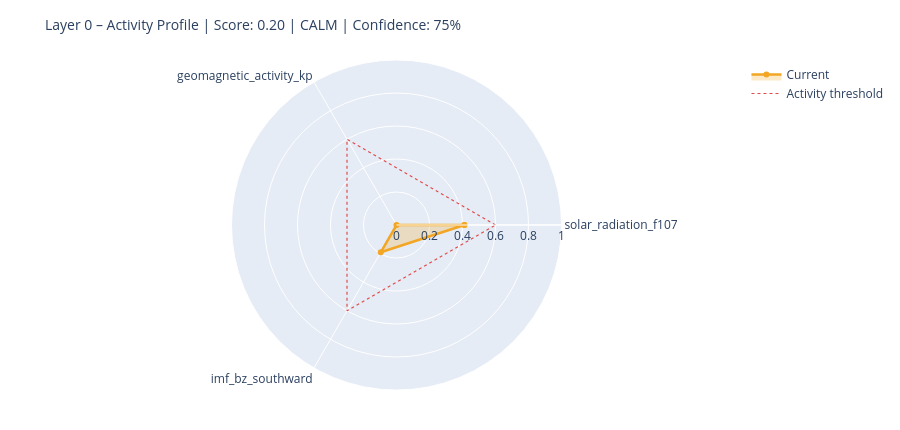

The notebook cell saved with this chart:
### Markdown cell above
---
## 6. State Assessment & Handoff to Layer 1

### Code cell
# ============================================================
# STEP 1 – Collect raw values with source modes
# Mode: 'primary' | 'fallback_3h' | 'last_valid' | 'missing'
# ============================================================

def safe_last(df, col):
    if df is None or col not in df.columns: return None
    s = df[col].dropna()
    return float(s.iloc[-1]) if not s.empty else None

f107_now = safe_last(df_f107, 'f10.7')
bz_now   = safe_last(df_mag,  'bz_gsm')
kp_now   = safe_last(df_kp,   'kp')
sw_now   = safe_last(df_sw,   'speed')

source_modes = {
    'F10.7':    'primary'  if f107_now is not None else 'missing',
    'Kp':       'primary'  if kp_now   is not None else 'missing',
    'IMF_Bz':   'primary'  if bz_now   is not None else 'missing',
    'SW_speed': 'primary'  if sw_now   is not None else 'missing',
}

# Kp Fallback – 3h endpoint
if kp_now is None:
    try:
        r = requests.get(
            'https://services.swpc.noaa.gov/json/noaa-planetary-k-index.json',
            timeout=10)
        r.raise_for_status()
        fb = pd.DataFrame(r.json())
        tc = next((c for c in fb.columns if 'time' in c.lower()), fb.columns[0])
        kc = next((c for c in fb.columns if 'kp' in c.lower() and c != tc), None)
        if kc:
            fb[kc] = fb[kc].astype(str).str.extract(r'([0-9]+(?:\.[0-9]*)?)')[0]
            fb[kc] = pd.to_numeric(fb[kc], errors='coerce')
            fb = fb[fb[kc] >= 0].dropna(subset=[kc])
            if not fb.empty:
                kp_now = float(fb[kc].iloc[-1])
                source_modes['Kp'] = 'fallback_3h'
                print(f'  Kp fallback (3h): {kp_now:.1f}')
    except Exception as e:
        print(f'  Kp fallback failed: {e}')

# Solar Wind Fallback – last valid value
if sw_now is None and df_sw is not None and 'speed' in df_sw.columns:
    s = df_sw['speed'].dropna()
    if not s.empty:
        sw_now = float(s.iloc[-1])
        source_modes['SW_speed'] = 'last_valid'
        print(f'  SW fallback (last_valid): {sw_now:.0f} km/s')

print()
print('Source modes:', source_modes)

# ============================================================
# STEP 2 – Score from available components only
# ============================================================

def norm(v, lo, hi):
    if v is None: return None
    return max(0.0, min(1.0, (v - lo) / (hi - lo)))

COMPONENTS = {
    'solar_radiation_f107':    (f107_now, norm(f107_now, 60, 250)),
    'geomagnetic_activity_kp': (kp_now,   norm(kp_now,   0,   9)),
    'imf_bz_southward':        (bz_now,   norm(-(bz_now or 0) if bz_now else None, -5, 30)
                                           if bz_now is not None else None),
    'solar_wind_speed':        (sw_now,   norm(sw_now, 300, 800)),
}

available   = {k: v[1] for k, v in COMPONENTS.items() if v[1] is not None}
unavailable = [k for k, v in COMPONENTS.items() if v[1] is None]

layer0_score = round(sum(available.values()) / len(available), 4) if available else None
confidence   = round(len(available) / len(COMPONENTS), 2)

level = ('unknown'  if layer0_score is None
         else 'calm'     if layer0_score < 0.3
         else 'moderate' if layer0_score < 0.6
         else 'active')

# ============================================================
# STEP 3 – Dominant Driver
# ============================================================

def dominant_driver(kp, f107, bz, sw):
    candidates = []
    if kp   is not None and kp   >= 4:   candidates.append(('geomagnetic',    kp / 9))
    if sw   is not None and sw   >= 500:  candidates.append(('solar_wind',     sw / 800))
    if bz   is not None and bz   <= -5:   candidates.append(('imf_southward',  abs(bz) / 30))
    if f107 is not None and f107 >= 150:  candidates.append(('solar_radiation',f107 / 250))
    return max(candidates, key=lambda x: x[1])[0] if candidates else 'none'

driver = dominant_driver(kp_now, f107_now, bz_now, sw_now)

# ============================================================
# STEP 4 – Downstream expectations
# ============================================================

def downstream_expectation(driver, score, kp, bz, f107):
    exp = {
        'magnetosphere':        'calm',
        'ionosphere':           'calm',
        'schumann_resonance':   'unchanged',
        'lithosphere_currents': 'low',
    }
    if driver == 'geomagnetic' or (kp and kp >= 5):
        exp['magnetosphere']        = 'compressed / storm'
        exp['ionosphere']           = 'elevated disturbance (TEC variability)'
        exp['schumann_resonance']   = 'elevated amplitude possible'
        exp['lithosphere_currents'] = 'elevated induction currents'
    elif driver == 'imf_southward' or (bz and bz <= -5):
        exp['magnetosphere']        = 'energy coupling active'
        exp['ionosphere']           = 'elevated electron density possible'
        exp['schumann_resonance']   = 'slight modulation possible'
    elif driver == 'solar_radiation' or (f107 and f107 >= 150):
        exp['ionosphere']           = 'elevated ionization (F-layer)'
        exp['schumann_resonance']   = 'slightly elevated background activity'
    return exp

downstream = downstream_expectation(driver, layer0_score, kp_now, bz_now, f107_now)

# ============================================================
# CONSOLE OUTPUT
# ============================================================

W = 58
print('=' * W)
print('LAYER 0 – STATE ASSESSMENT')
print('=' * W)
for name, (raw_v, score_v) in COMPONENTS.items():
    if score_v is not None:
        bar = '█' * int(score_v * 20) + '░' * (20 - int(score_v * 20))
        print(f'  {name:<35}  {bar}  {score_v:.2f}')
    else:
        print(f'  {name:<35}  {"─" * 20}  n/a')
print('-' * W)
print(f'  Score ({len(available)}/{len(COMPONENTS)} components):  {layer0_score:.3f}')
print(f'  Confidence:         {confidence:.0%}')
print(f'  Level:              {level.upper()}')
print(f'  Dominant Driver:    {driver}')

# Radar chart
cats = list(available.keys())
vals = list(available.values())
if len(cats) >= 3:
    fig = go.Figure()
    fig.add_trace(go.Scatterpolar(
        r=vals + [vals[0]], theta=cats + [cats[0]],
        fill='toself', fillcolor='rgba(242,166,35,0.25)',
        line=dict(color='#F2A623', width=2.5), name='Current'
    ))
    fig.add_trace(go.Scatterpolar(
        r=[0.6] * (len(cats) + 1), theta=cats + [cats[0]],
        line=dict(color='#E24B4A', dash='dot', width=1.2),
        mode='lines', name='Activity threshold'
    ))
    fig.update_layout(
        title=dict(text=f'Layer 0 – Activity Profile | Score: {layer0_score:.2f} | {level.upper()} | Confidence: {confidence:.0%}',
                   font=dict(size=14)),
        polar=dict(radialaxis=dict(visible=True, range=[0, 1])),
        height=430, showlegend=True,
        margin=dict(l=60, r=60, t=60, b=40)
    )
    fig.show()

### Figure 1 — Plotly figure (JSON) as saved in the notebook; plotly's stock layout.template omitted (floating-point values rounded to 4 significant figures)
{"data": [{"fill": "toself", "fillcolor": "rgba(242,166,35,0.25)", "line": {"color": "#F2A623", "width": 2.5}, "name": "Current", "r": [0.4116, 0.0, 0.1909, 0.4116], "theta": ["solar_radiation_f107", "geomagnetic_activity_kp", "imf_bz_southward", "solar_radiation_f107"], "type": "scatterpolar"}, {"line": {"color": "#E24B4A", "dash": "dot", "width": 1.2}, "mode": "lines", "name": "Activity threshold", "r": [0.6, 0.6, 0.6, 0.6], "theta": ["solar_radiation_f107", "geomagnetic_activity_kp", "imf_bz_southward", "solar_radiation_f107"], "type": "scatterpolar"}], "layout": {"height": 430, "margin": {"b": 40, "l": 60, "r": 60, "t": 60}, "polar": {"radialaxis": {"range": [0, 1], "visible": true}}, "showlegend": true, "title": {"font": {"size": 14}, "text": "Layer 0 – Activity Profile | Score: 0.20 | CALM | Confidence: 75%"}}}
